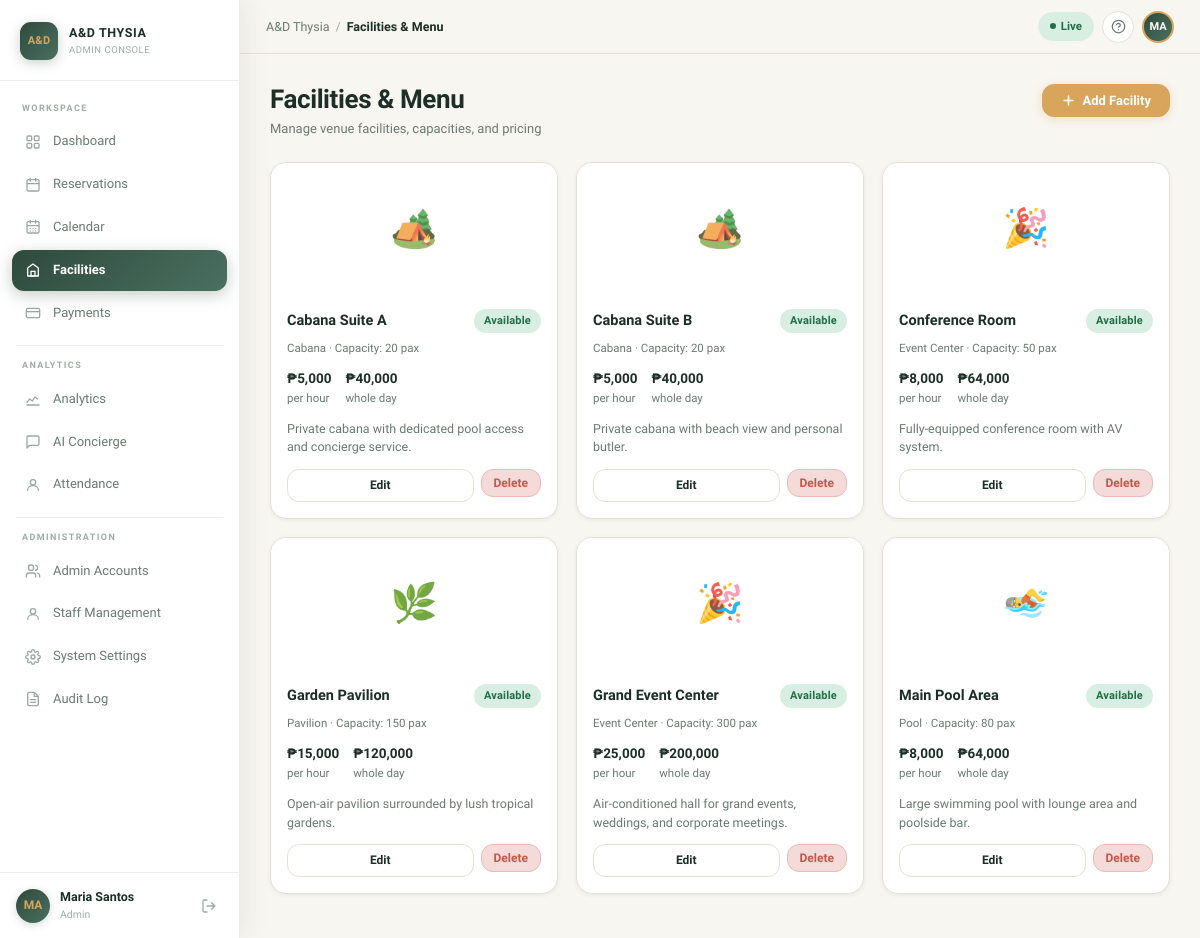
Page /facilities/ (signed in) on the committed database.
### app/models.py (models this page shows, shortened)
class Account(UserMixin, db.Model):
    __tablename__ = 'accounts'
    id = db.Column(db.Integer, primary_key=True)
    username = db.Column(db.String(64), unique=True, nullable=False)
    email = db.Column(db.String(120), unique=True, nullable=False)
    password_hash = db.Column(db.String(256), nullable=False)
    first_name = db.Column(db.String(64), nullable=False)
    last_name = db.Column(db.String(64), nullable=False)
    role = db.Column(db.String(32), nullable=False, default='admin')  # admin, super_admin, staff, guest
    rfid_tag = db.Column(db.String(64), unique=True, nullable=True)
    status = db.Column(db.String(16), default='active')  # active, disabled
    created_at = db.Column(db.DateTime, default=datetime.utcnow)
    last_login = db.Column(db.DateTime, nullable=True)
    staff_profile = db.relationship(
        'Staff', backref='account', uselist=False,
        foreign_keys='Staff.account_id'
    )
    guest_profile = db.relationship(
        'Guest', backref='account', uselist=False,
        foreign_keys='Guest.account_id'
    )
    @property
    def full_name(self):
        return f"{self.first_name} {self.last_name}"
    @property
    def is_admin(self):
        return self.role in ('admin', 'super_admin')

class Facility(db.Model):
    __tablename__ = 'facilities'
    id = db.Column(GUID(), primary_key=True, default=lambda: str(uuid.uuid4()))
    facility_name = db.Column(db.String(120), nullable=False)
    facility_type = db.Column(db.String(64), nullable=False)
    description = db.Column(db.Text, nullable=True)
    capacity = db.Column(db.Integer, nullable=True)
    base_price = db.Column(db.Float, nullable=False)
    is_available = db.Column(db.Boolean, default=True)
    image_url = db.Column(db.String(256), nullable=True)
    created_at = db.Column(db.DateTime, nullable=True)
    updated_at = db.Column(db.DateTime, nullable=True)
    @property
    def name(self):
        return self.facility_name
    @property
    def status(self):
        return 'available' if self.is_available else 'maintenance'

### app/blueprints/facilities/routes.py (the view)
@facilities_bp.route('/')
@login_required
@admin_required
def index():
    facilities = Facility.query.order_by(Facility.facility_name).all()
    return render_template('facilities/index.html', facilities=facilities)

### app/models.py (called while the page is built)
@login_manager.user_loader
def load_user(user_id):
    return Account.query.get(int(user_id))

    def process_result_value(self, value, dialect):
        if value is None:
            return value
        return str(value)

### app/templates/facilities/index.html (shortened to what this page needs)
{% extends "base.html" %}
{% block breadcrumb %}Facilities &amp; Menu{% endblock %}
{% block content %}
<div class="page-header">
    <div class="page-header-left">
        <h1 class="page-title">Facilities &amp; Menu</h1>
        <p class="page-subtitle">Manage venue facilities, capacities, and pricing</p>
    </div>
    <div class="page-actions">
        <button onclick="openModal('addFacilityModal')" class="btn btn-primary">
            <svg width="15" height="15" fill="none" viewBox="0 0 24 24"><path d="M12 5v14M5 12h14" stroke="currentColor" stroke-width="2.5" stroke-linecap="round"/></svg>
            Add Facility
        </button>
    </div>
</div>
<div class="facility-grid">
    {% for f in facilities %}
    <div class="facility-card">
        <div class="facility-card-img">
            {% if f.facility_type == 'pool' %}🏊
            {% elif f.facility_type == 'event_center' %}🎉
            {% elif f.facility_type == 'pavilion' %}🌿
            {% else %}🏕️{% endif %}
        </div>
        <div class="facility-card-body">
            <div style="display:flex;align-items:flex-start;justify-content:space-between;gap:8px;margin-bottom:4px;">
                <div class="facility-card-name">{{ f.name }}</div>
                <span class="badge badge-{{ f.status }}" style="flex-shrink:0;">{{ f.status.title() }}</span>
            </div>
            <div class="facility-card-meta">
                {{ f.facility_type.replace('_', ' ').title() }} · Capacity: {{ f.capacity }} pax
            </div>
            <div class="facility-card-prices">
                <div class="facility-price-item">
                    <strong>₱{{ "{:,.0f}".format(f.base_price) if f.base_price else '0' }}</strong>per hour
                </div>
                {% if f.base_price %}
                <div class="facility-price-item">
                    <strong>₱{{ "{:,.0f}".format(f.base_price * 8) }}</strong>whole day
                </div>
                {% endif %}
            </div>
            {% if f.description %}
            <p style="font-size:12.5px;color:var(--text-secondary);margin-bottom:12px;line-height:1.5;">{{ f.description[:80] }}{% if f.description|length > 80 %}…{% endif %}</p>
            {% endif %}
            <div class="facility-card-actions">
                <a href="{{ url_for('facilities.edit', id=f.id) }}" class="btn btn-sm btn-secondary" style="flex:1;justify-content:center;">Edit</a>
                <form method="POST" action="{{ url_for('facilities.delete', id=f.id) }}"
                      data-confirm="Delete '{{ f.name }}'? All associated data may be affected.">
                    <button type="submit" class="btn btn-sm btn-danger">Delete</button>
                </form>
            </div>
        </div>
    </div>
    {% else %}
    <div class="empty-state">
        <svg width="40" height="40" fill="none" viewBox="0 0 24 24"><path d="M3 9l9-7 9 7v11a2 2 0 01-2 2H5a2 2 0 01-2-2z" stroke="currentColor" stroke-width="1.5"/></svg>
        <p>No facilities added yet. Add one to get started.</p>
    </div>
    {% endfor %}
</div>
{% endblock %}

### app/templates/base.html (shortened to what this page needs)
<!DOCTYPE html>
<html lang="en">
<head>
    <link rel="stylesheet" href="{{ url_for('static', filename='css/main.css') }}">
</head>
<body>
{% if current_user.is_authenticated %}
<aside class="sidebar" id="sidebar">
    <div class="sidebar-logo">
        <div class="logo-chip">A&amp;D</div>
        <div class="logo-text">
            <span class="logo-title">A&amp;D THYSIA</span>
            <span class="logo-sub">Admin Console</span>
        </div>
    </div>
    <nav class="sidebar-nav">
        <div class="nav-section-label">Workspace</div>
        <ul class="nav-list">
            <li>
                <a href="{{ url_for('admin.overview') }}"
                   class="nav-item {% if request.endpoint == 'admin.overview' %}active{% endif %}">
                    <span class="nav-icon">
                    </span>
                    Dashboard
                </a>
            </li>
            <li>
                <a href="{{ url_for('reservations.index') }}"
                   class="nav-item {% if request.blueprint == 'reservations' %}active{% endif %}">
                    <span class="nav-icon">
                        <svg width="16" height="16" fill="none" viewBox="0 0 24 24">
                            <rect x="3" y="4" width="18" height="17" rx="2" stroke="currentColor" stroke-width="2"/>
                            <path d="M16 2v4M8 2v4M3 10h18" stroke="currentColor" stroke-width="2" stroke-linecap="round"/>
                        </svg>
                    </span>
                    Reservations
                </a>
            </li>
            <li>
                <a href="{{ url_for('admin.calendar') }}"
                   class="nav-item {% if request.endpoint == 'admin.calendar' %}active{% endif %}">
                    <span class="nav-icon">
                    </span>
                    Calendar
                </a>
            </li>
            <li>
                <a href="{{ url_for('facilities.index') }}"
                   class="nav-item {% if request.blueprint == 'facilities' %}active{% endif %}">
                    <span class="nav-icon">
                        <svg width="16" height="16" fill="none" viewBox="0 0 24 24">
                            <path d="M12 3L4 9v12h16V9L12 3z" stroke="currentColor" stroke-width="2" stroke-linejoin="round"/>
                            <rect x="9" y="14" width="6" height="7" stroke="currentColor" stroke-width="2"/>
                        </svg>
                    </span>
                    Facilities
                </a>
            </li>
            <li>
                <a href="{{ url_for('payments.index') }}"
                   class="nav-item {% if request.blueprint == 'payments' %}active{% endif %}">
                    <span class="nav-icon">
                        <svg width="16" height="16" fill="none" viewBox="0 0 24 24">
                            <rect x="2" y="5" width="20" height="14" rx="2" stroke="currentColor" stroke-width="2"/>
                            <path d="M2 10h20" stroke="currentColor" stroke-width="2"/>
                        </svg>
                    </span>
                    Payments
                </a>
            </li>
        </ul>
        <div class="nav-divider"></div>
        <div class="nav-section-label">Analytics</div>
        <ul class="nav-list">
            <li>
                <a href="{{ url_for('analytics.index') }}"
                   class="nav-item {% if request.blueprint == 'analytics' %}active{% endif %}">
                    <span class="nav-icon">
                        <svg width="16" height="16" fill="none" viewBox="0 0 24 24">
                            <path d="M3 17l4-5 4 3 4-6 4 3" stroke="currentColor" stroke-width="2" stroke-linecap="round" stroke-linejoin="round"/>
                            <path d="M3 21h18" stroke="currentColor" stroke-width="2" stroke-linecap="round"/>
                        </svg>
                    </span>
                    Analytics
                </a>
            </li>
            <li>
                <a href="{{ url_for('ai_concierge.index') }}"
                   class="nav-item {% if request.blueprint == 'ai_concierge' %}active{% endif %}">
                    <span class="nav-icon">
                        <svg width="16" height="16" fill="none" viewBox="0 0 24 24">
                            <path d="M21 15a2 2 0 01-2 2H7l-4 4V5a2 2 0 012-2h14a2 2 0 012 2z" stroke="currentColor" stroke-width="2" stroke-linejoin="round"/>
                        </svg>
                    </span>
                    AI Concierge
                </a>
            </li>
            <li>
                <a href="{{ url_for('attendance_payroll.index') }}"
                   class="nav-item {% if request.blueprint == 'attendance_payroll' %}active{% endif %}">
                    <span class="nav-icon">
                        <svg width="16" height="16" fill="none" viewBox="0 0 24 24">
                            <circle cx="12" cy="8" r="4" stroke="currentColor" stroke-width="2"/>
                            <path d="M4 20c0-4 3.6-7 8-7s8 3 8 7" stroke="currentColor" stroke-width="2" stroke-linecap="round"/>
                        </svg>
                    </span>
                    Attendance
                </a>
            </li>
        </ul>
        {% if current_user.is_admin %}
        <div class="nav-divider"></div>
        <div class="nav-section-label">Administration</div>
        <ul class="nav-list">
            <li>
                <a href="{{ url_for('accounts.index', tab='admins') }}"
                   class="nav-item {% if request.blueprint == 'accounts' and request.args.get('tab') != 'staff' and request.args.get('tab') != 'guests' %}active{% endif %}">
                    <span class="nav-icon">
                    </span>
                    Admin Accounts
                </a>
            </li>
            <li>
                <a href="{{ url_for('accounts.index', tab='staff') }}"
                   class="nav-item {% if request.blueprint == 'accounts' and request.args.get('tab') == 'staff' %}active{% endif %}">
                    <span class="nav-icon">
                        <svg width="16" height="16" fill="none" viewBox="0 0 24 24">
                            <circle cx="12" cy="8" r="4" stroke="currentColor" stroke-width="2"/>
                            <path d="M4 20c0-4 3.6-7 8-7s8 3 8 7" stroke="currentColor" stroke-width="2" stroke-linecap="round"/>
                        </svg>
                    </span>
                    Staff Management
                </a>
            </li>
            <li>
                <a href="{{ url_for('system.settings') }}"
                   class="nav-item {% if request.endpoint == 'system.settings' %}active{% endif %}">
                    <span class="nav-icon">
                    </span>
                    System Settings
                </a>
            </li>
            <li>
                <a href="{{ url_for('system.audit_log') }}"
                   class="nav-item {% if request.endpoint == 'system.audit_log' %}active{% endif %}">
                    <span class="nav-icon">
                    </span>
                    Audit Log
                </a>
            </li>
        </ul>
        {% endif %}
    </nav>
    <div class="sidebar-user">
        <div class="user-avatar">{{ current_user.full_name[:2].upper() }}</div>
        <div class="user-info">
            <span class="user-name">{{ current_user.full_name }}</span>
            <span class="user-role">{{ current_user.role.replace('_', ' ').title() }}</span>
        </div>
        <a href="{{ url_for('auth.logout') }}" class="user-menu-btn" title="Sign out"
           onclick="return confirm('Are you sure you want to sign out?')"
           style="text-decoration:none;">
            <svg width="16" height="16" fill="none" viewBox="0 0 24 24">
                <path d="M9 21H5a2 2 0 01-2-2V5a2 2 0 012-2h4M16 17l5-5-5-5M21 12H9"
                      stroke="currentColor" stroke-width="2" stroke-linecap="round" stroke-linejoin="round"/>
            </svg>
        </a>
    </div>
</aside>
<div class="main-wrapper">
    <header class="topbar">
        <div class="topbar-left">
            <nav class="breadcrumb" aria-label="Breadcrumb">
                <a href="{{ url_for('admin.overview') }}" class="breadcrumb-home">A&amp;D Thysia</a>
                <span class="breadcrumb-sep">/</span>
                <span class="breadcrumb-current">{% block breadcrumb %}Overview{% endblock %}</span>
            </nav>
        </div>
        <div class="topbar-right">
            <span class="live-pill">
                <span class="live-dot"></span> Live
            </span>
            <button class="topbar-icon-btn" title="Help" aria-label="Help">
                <svg width="15" height="15" fill="none" viewBox="0 0 24 24">
                    <circle cx="12" cy="12" r="10" stroke="currentColor" stroke-width="2"/>
                    <path d="M9 9a3 3 0 015.83 1c0 2-3 3-3 3" stroke="currentColor" stroke-width="2" stroke-linecap="round"/>
                    <circle cx="12" cy="17" r="1" fill="currentColor"/>
                </svg>
            </button>
            <div class="topbar-avatar">{{ current_user.full_name[:2].upper() }}</div>
        </div>
    </header>
    <main class="main-content">
        {% block content %}{% endblock %}
    </main>
</div>
{% else %}
{% block auth_content %}{% endblock %}
{% endif %}
</body>
</html>

### rows in the picture
Account: first_name+last_name "MA", full_name "Maria Santos", role.replace "Admin"
Facility: name "Cabana Suite A", status "Available", facility_type.replace "Cabana", capacity "20", base_price "5,000", f.base_price*8 "40,000", description "Private cabana with dedicated pool access and concierge service."
Facility: name "Cabana Suite B", status "Available", facility_type.replace "Cabana", capacity "20", base_price "5,000", f.base_price*8 "40,000", description "Private cabana with beach view and personal butler."
Facility: name "Conference Room", status "Available", facility_type.replace "Event Center", capacity "50", base_price "8,000", f.base_price*8 "64,000", description "Fully-equipped conference room with AV system."
Facility: name "Garden Pavilion", status "Available", facility_type.replace "Pavilion", capacity "150", base_price "15,000", f.base_price*8 "120,000", description "Open-air pavilion surrounded by lush tropical gardens."
Facility: name "Grand Event Center", status "Available", facility_type.replace "Event Center", capacity "300", base_price "25,000", f.base_price*8 "200,000", description "Air-conditioned hall for grand events, weddings, and corporate meetings."
Facility: name "Main Pool Area", status "Available", facility_type.replace "Pool", capacity "80", base_price "8,000", f.base_price*8 "64,000", description "Large swimming pool with lounge area and poolside bar."
